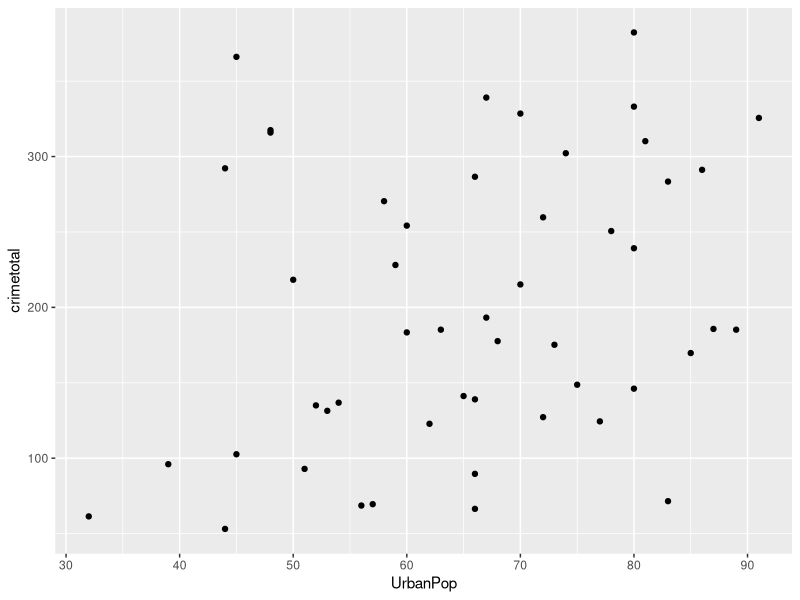
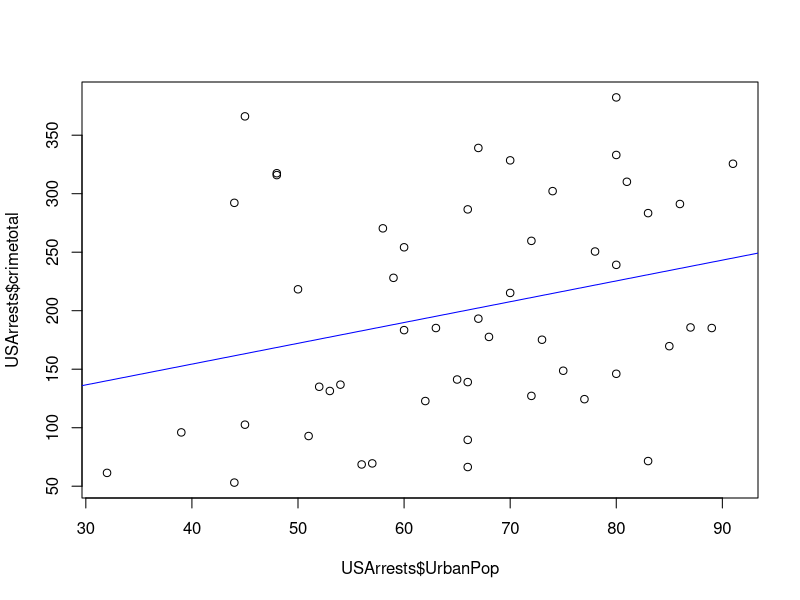

Recreate these plots in R, in order.
library(ggplot2)
datasets::USArrests
summary(USArrests)
USArrests<-transform(USArrests, crimetotal=Murder+Assault+Rape)
ggplot(aes(y=crimetotal, x=UrbanPop), data = USArrests) + geom_point()
USArrests.regression<-lm(crimetotal~UrbanPop, data=USArrests)
summary(USArrests.regression)
plot(USArrests$UrbanPop, USArrests$crimetotal)
abline(USArrests.regression, col="blue")